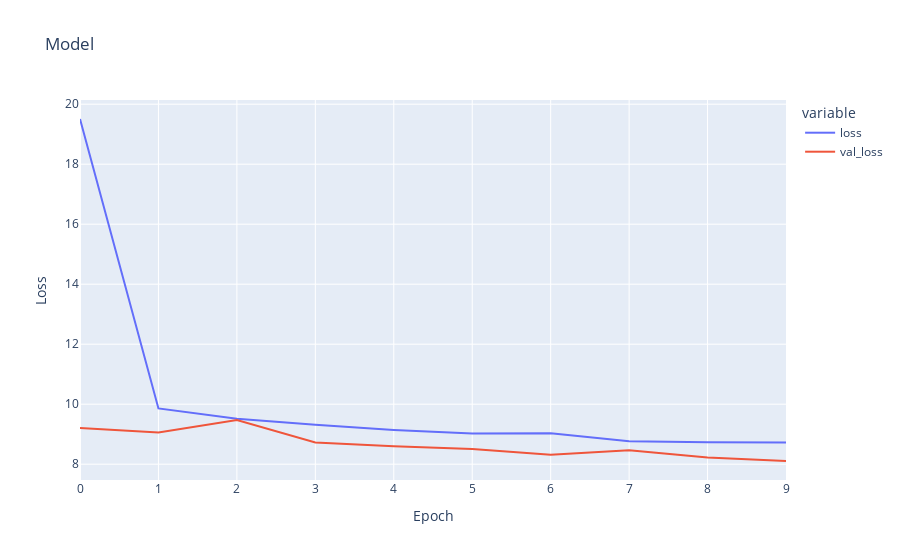

The notebook cell this image was saved under:
### Code cell
show_plotly(history)

### Figure 1 — Plotly figure (JSON) as saved in the notebook; plotly's stock layout.template omitted (floating-point values rounded to 4 significant figures)
{"data": [{"hovertemplate": "variable=loss<br>Epoch=%{x}<br>Loss=%{y}<extra></extra>", "legendgroup": "loss", "line": {"color": "#636efa", "dash": "solid"}, "marker": {"symbol": "circle"}, "mode": "lines", "name": "loss", "orientation": "v", "showlegend": true, "type": "scatter", "x": [0, 1, 2, 3, 4, 5, 6, 7, 8, 9], "xaxis": "x", "y": [19.51, 9.859, 9.518, 9.314, 9.138, 9.019, 9.032, 8.764, 8.73, 8.721], "yaxis": "y"}, {"hovertemplate": "variable=val_loss<br>Epoch=%{x}<br>Loss=%{y}<extra></extra>", "legendgroup": "val_loss", "line": {"color": "#EF553B", "dash": "solid"}, "marker": {"symbol": "circle"}, "mode": "lines", "name": "val_loss", "orientation": "v", "showlegend": true, "type": "scatter", "x": [0, 1, 2, 3, 4, 5, 6, 7, 8, 9], "xaxis": "x", "y": [9.21, 9.053, 9.471, 8.721, 8.597, 8.503, 8.312, 8.467, 8.22, 8.106], "yaxis": "y"}], "layout": {"legend": {"title": {"text": "variable"}, "tracegroupgap": 0}, "title": {"text": "Model"}, "xaxis": {"anchor": "y", "domain": [0, 1], "title": {"text": "Epoch"}}, "yaxis": {"anchor": "x", "domain": [0, 1], "title": {"text": "Loss"}}}}
